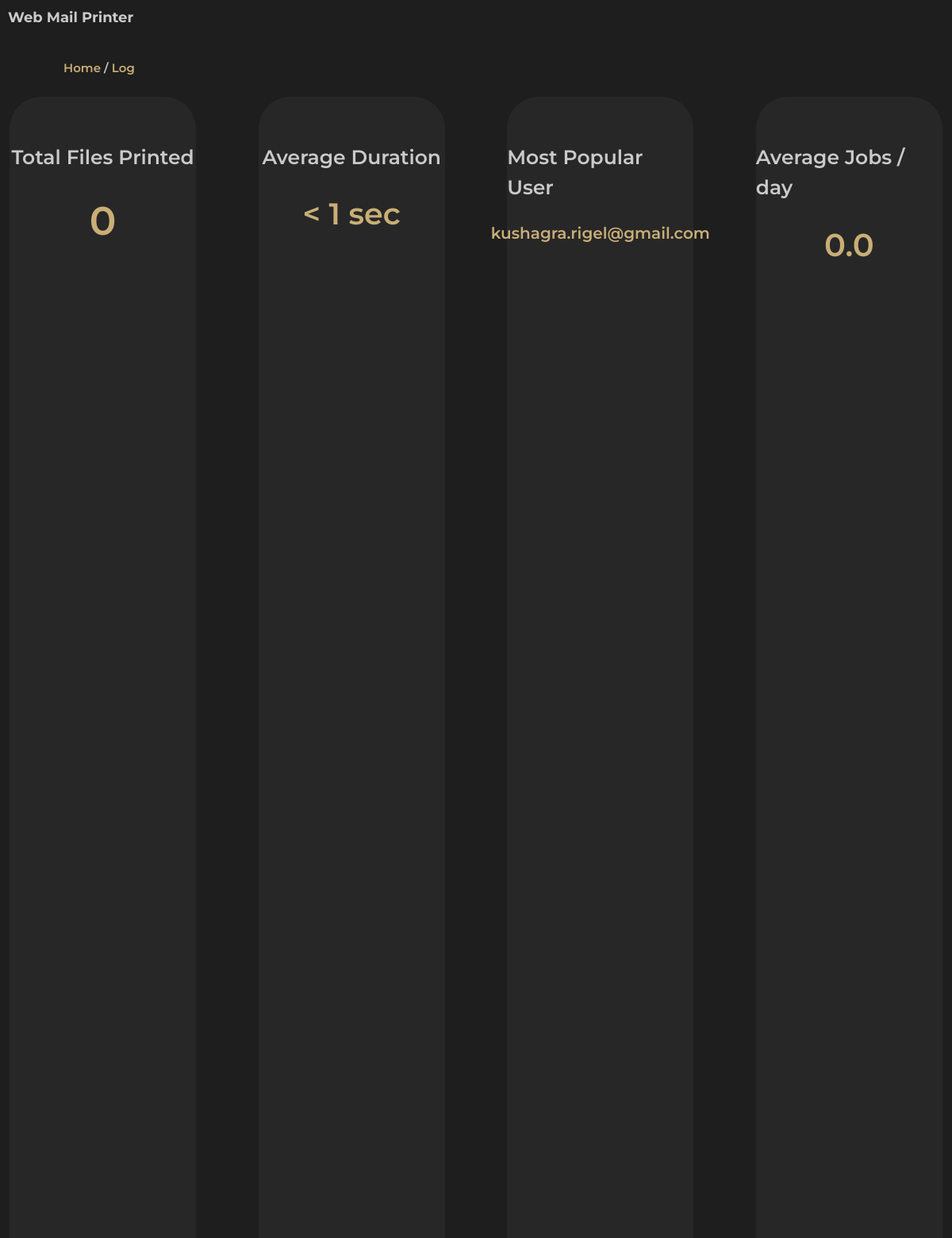
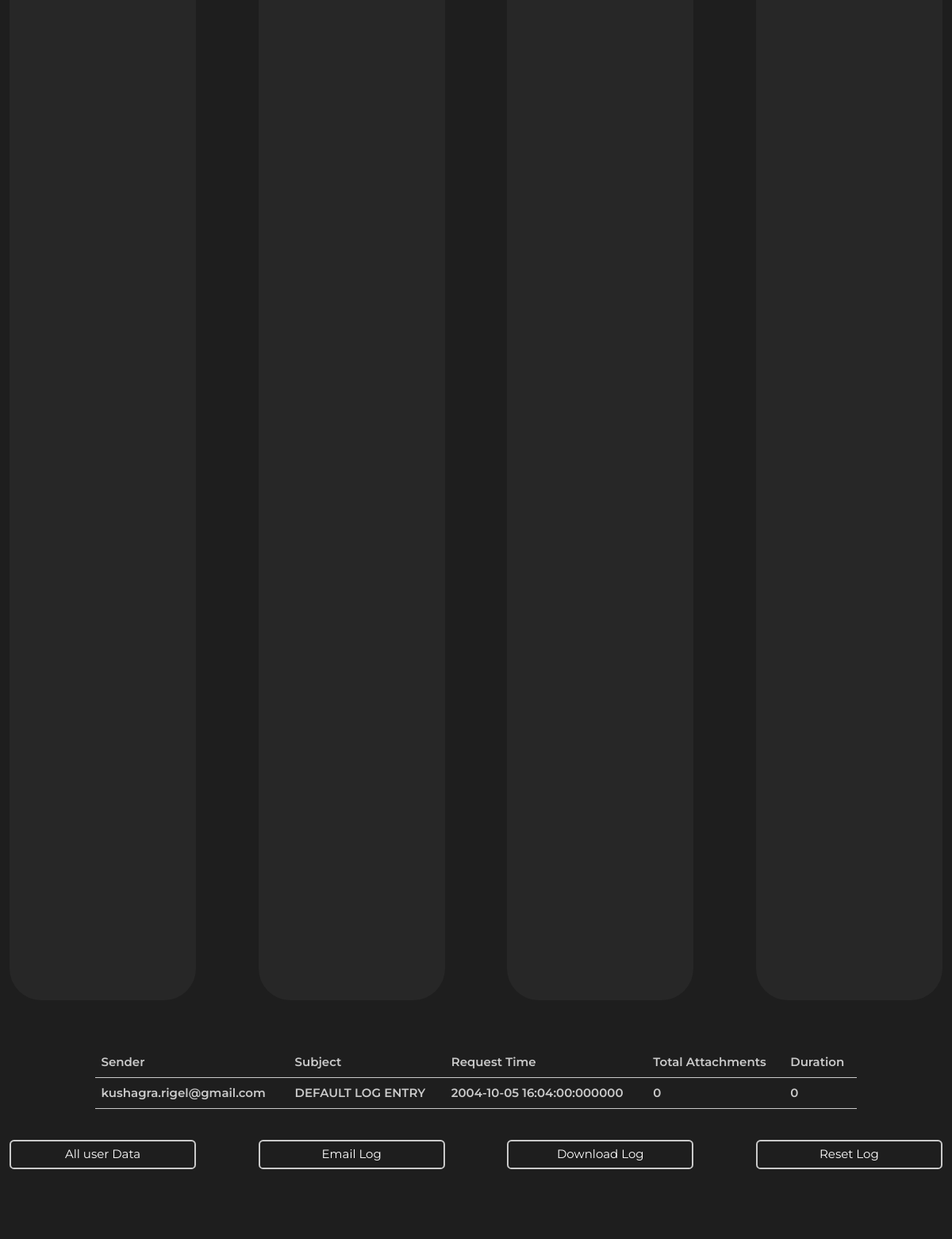
The app's page /log with its own data (2 pictures, top to bottom).
### tables this page shows
CREATE TABLE "printer_log" (
	"pid"	INTEGER NOT NULL,
	"file_sender"	TEXT,
	"file_subject"	TEXT,
	"file_request_time"	datetime,
	"total_attachments"	INTEGER,
	"end_queue"	datetime,
	"duration"	TEXT,
	PRIMARY KEY("pid" AUTOINCREMENT)
);

### hoster.py (the view)
@app.route('/log')
def log():
    conn = sqlite3.connect('./webmailserver.db')
    c = conn.cursor()
    iss = list(c.execute("SELECT variable_value FROM localPVMdesc WHERE lid=1"))[0][0]
    css = list(c.execute("SELECT variable_value FROM user_generated_frontend_preview WHERE uid=1"))[0][0]
    print_data  = c.execute("select file_sender,file_subject,file_request_time,total_attachments,duration from printer_log ORDER BY pid DESC LIMIT 5;")
    print_data = print_data.fetchall()
    total_printed = c.execute("select sum(total_attachments) from printer_log;")
    total_printed = total_printed.fetchall()
    total_printed = total_printed[0][0]
    average_print_time = c.execute("select avg(duration) from printer_log;")
    average_print_time = average_print_time.fetchall()
    average_print_time = average_print_time[0][0]
    if average_print_time < 1:
        average_print_time = "< 1 sec"
    most_popular_user = c.execute("select file_sender from printer_log ORDER BY file_sender LIMIT 1;")
    most_popular_user = most_popular_user.fetchall()
    most_popular_user = most_popular_user[0][0]
    distinct_operation_dates = c.execute("SELECT DISTINCT SUBSTR(file_request_time, 1, 10) FROM printer_log;")
    distinct_operation_dates = distinct_operation_dates.fetchall()
    avg_att_days = list()
    for i in distinct_operation_dates:
        date_of_operation = i[0]
        att_data = c.execute(f'select total_attachments from printer_log where SUBSTR(file_request_time, 1, 10) ="{date_of_operation}";')
        tl = list()
        att_data = att_data.fetchall()
        for i in att_data:
            tl.append(i[0])
        avg_att_days.append(tl)
    avreage_attachments_per_day = list()
    for i in avg_att_days:
        avreage_attachments_per_day.append(sum(i)/len(i))
    average_atpd = sum(avreage_attachments_per_day)/len(avreage_attachments_per_day)
    average_atpd = round(average_atpd, 2)
    return render_template(
        './log.html',
        iss=iss,
        css=css,
        print_data=print_data,
        page_name="log",
        total_printed=total_printed,
        average_print_time=average_print_time,
        most_popular_user=most_popular_user,
        average_atpd=average_atpd,
        f="",
    )

### templates/log.html (shortened to what this page needs)
{% extends 'base.html' %}
{% block bcpage %}Log{% endblock bcpage %}
{% block content %}
<div class="stats">
    <div class="stats-one">
        <div class="msg-cnt">Total Files Printed</div>
        <div class="msg-num">{{total_printed}}</div>
    </div>
    <div class="stats-two">
        <div class="msg-cnt">Average Duration</div>
        <div class="msg-num" style="font-size: 38px;">{{average_print_time}}</div>
    </div>
    <div class="stats-three">
        <div class="msg-cnt">Most Popular User</div>
        <div class="msg-num" style="font-size: 20px;">{{most_popular_user}}</div>
    </div>
    <div class="stats-four">
        <div class="msg-cnt">Average Jobs / day</div>
        <div class="msg-num" style="font-size: 40px;">{{average_atpd}}</div>
    </div>
</div>
<div class="log-table-cnt">
    <table class="table">
        <thead>
          <tr>
            <th scope="col">Sender</th>
            <th scope="col">Subject</th>
            <th scope="col">Request Time</th>
            <th scope="col">Total Attachments</th>
            <th scope="col">Duration</th>
          </tr>
        </thead>
        <tbody>
          {% for row in print_data %}
            <tr>
                <th scope="row"><a href="mailto:{{row[0]}}" style="text-decoration: none; color: #cacaca;">{{row[0]}}</a></th>
                <th scope="row">{{row[1]}}</th>
                <th scope="row">{{row[2]}}</th>
                <th scope="row">{{row[3]}}</th>
                <th scope="row">{{row[4]}}</th>
            </tr>
          {% endfor %}
        </tbody>
    </table>
</div>
<div class="btn-groups">
    <a href="/all-user-data" target="_blank" class="btn btn-success log-btn-grps">
        All user Data
    </a>
    <a class="btn btn-primary log-btn-grps" data-bs-toggle="offcanvas" href="#offcanvasEMAIL" role="button" aria-controls="offcanvasEMAIL">
        Email Log
    </a>
    <a href="/download-log" target="_blank" class="btn btn-primary log-btn-grps">
        Download Log
    </a>
    <a href="/reset-log" class="btn btn-danger log-btn-grps reset-log">
        Reset Log
    </a>
</div>
{% endblock content %}

### templates/base.html (shortened to what this page needs)
<!DOCTYPE html>
<html lang="en">
<head>
    <link rel="stylesheet" href="https://cdn.jsdelivr.net/npm/bootstrap@5.2.3/dist/css/bootstrap.min.css"
>
    <link rel="stylesheet" href="{{ url_for('static', filename='style.css') }}">
</head>
<body>
    <div class="webnav">
        <a class="title" id="home" style="text-decoration: none; color: #cacaca;" href="/">Web Mail Printer</a>
        <span class="menu-items">
        </span>
      </div>
      <div class="bc">
        <div class="homepage"><a href="/" class="bctext">Home </a>/  <a href="{{page_name}}" class="bctext">{% block bcpage %}{% endblock bcpage %}</a> </div>
      </div>
      {% block content %}{% endblock content %}
</body>
</html>

### records on screen
printer_log: file_sender "kushagra.rigel@gmail.com", file_subject "DEFAULT LOG ENTRY", file_request_time "2004-10-05 16:04:00:000000", total_attachments "0", duration "0"

### other values on screen
{{ total_printed }} "0"
{{ average_print_time }} "< 1 sec"
{{ average_atpd }} "0.0"
